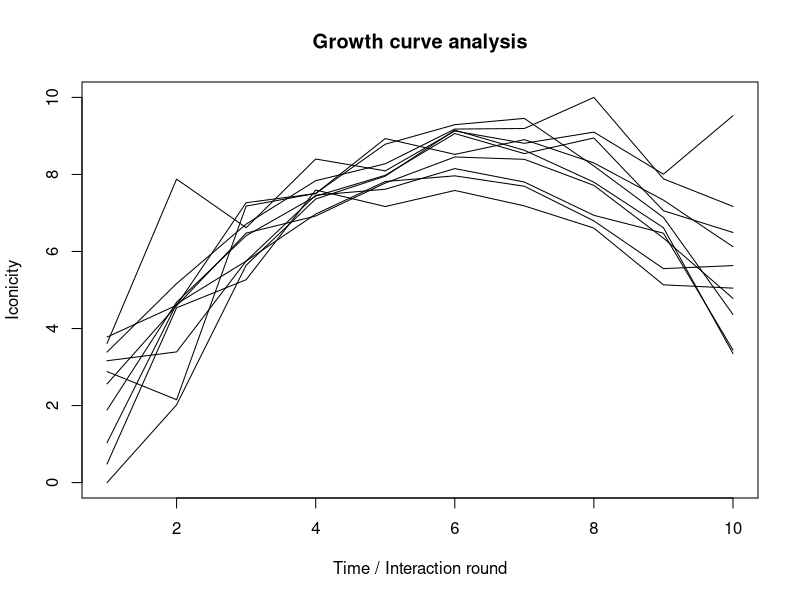
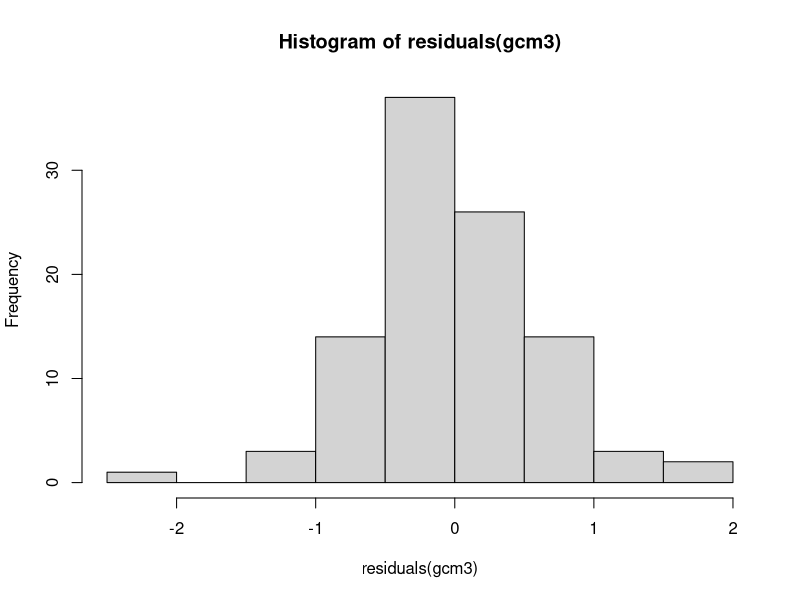
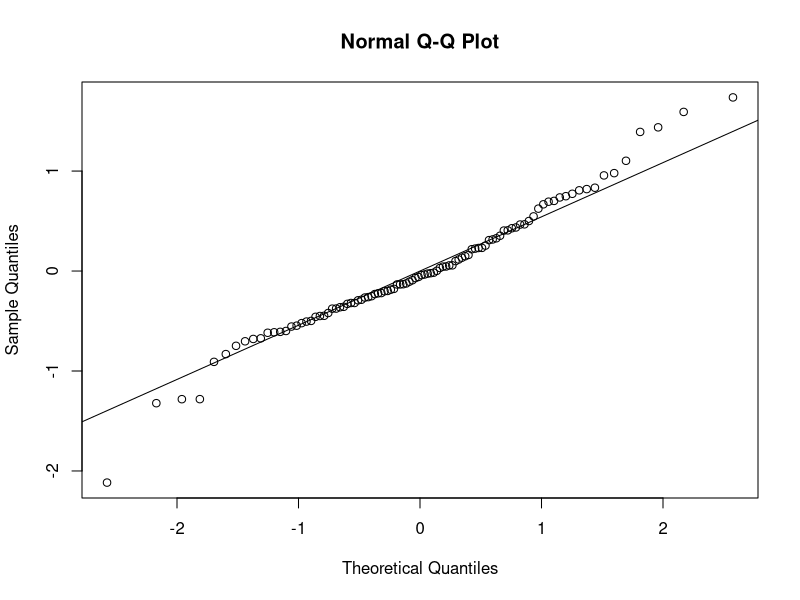
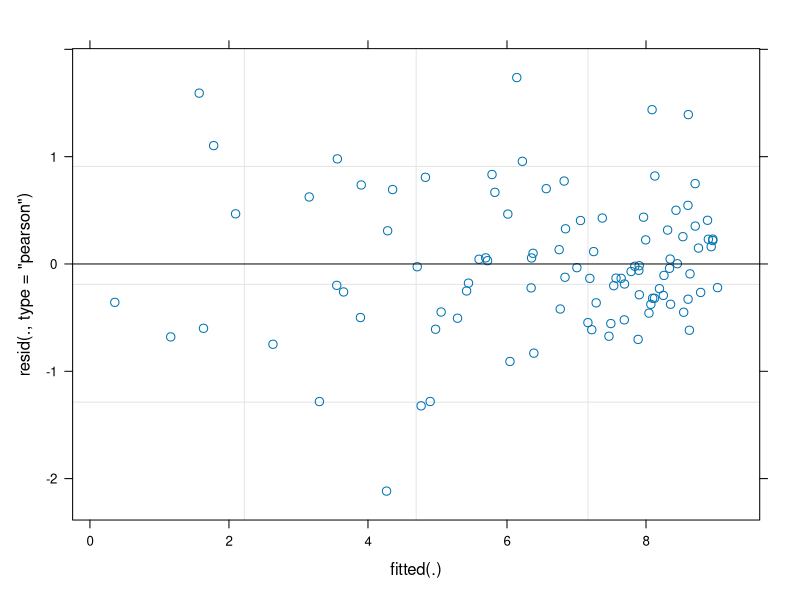
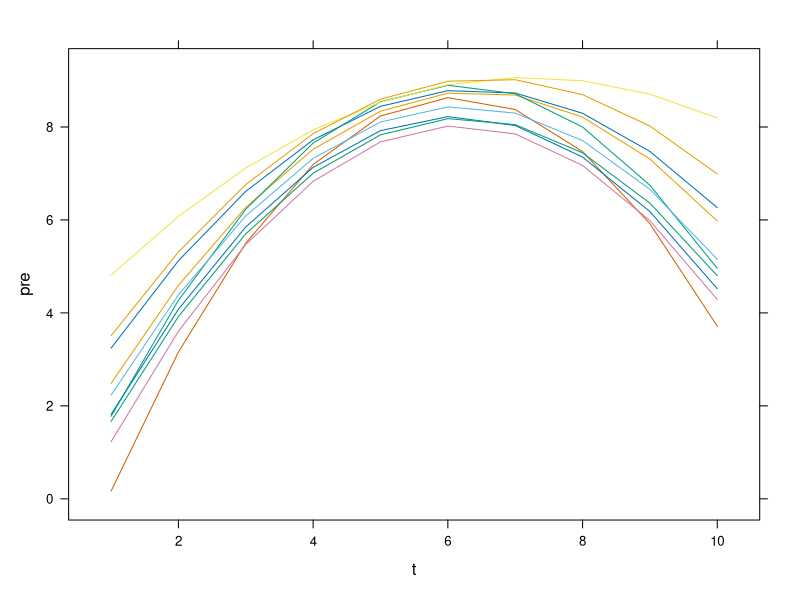
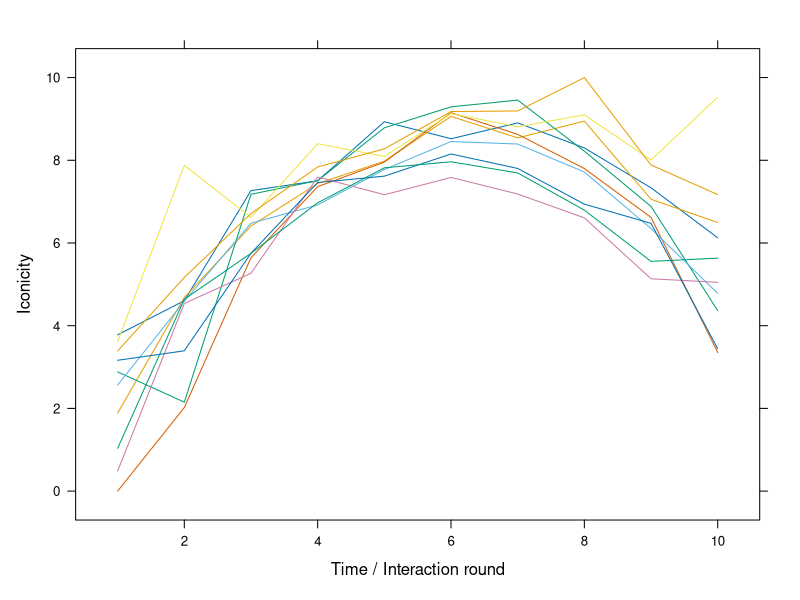
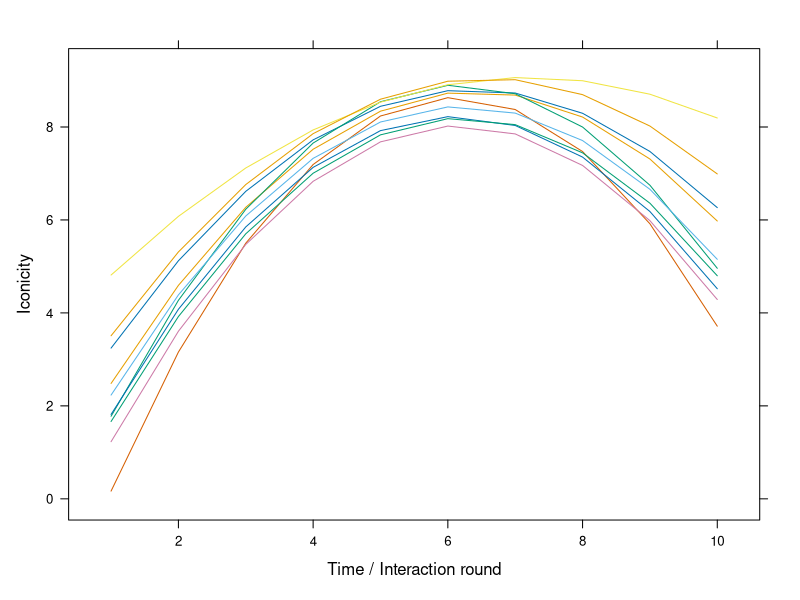
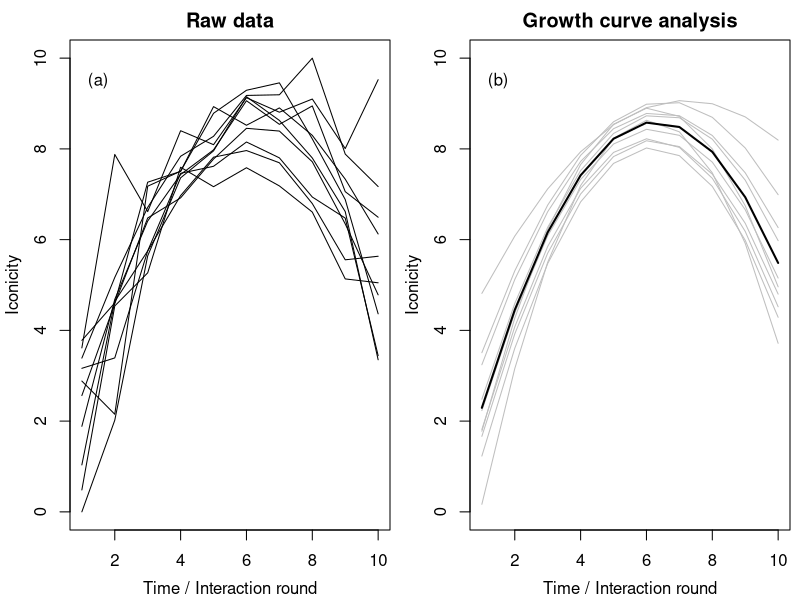

Source code (R) for these figures, in order:
# example_winter.R
#
# Example on growth curve models, taken from https://doi.org/10.1093/jole/lzv003
#
# content: (1) Read data
#          (2) Visualization of data
#          (3) Centering of variables
#          (4) Fitting models
#             (4.1) Check random effects structure
#             (4.2) Test quadratic and linear effects
#             (4.3) Check model assumptions
#             (4.4) Test higher-order polynomials 
#             (4.5) Visualization of model predictions
#
# input: example2_dyads.csv
# output:
#
# created: Nov/21/2018, NU
# last mod: Nov/21/2018, NU

setwd("C:/Users/numbach/Work Folders/Documents/Methodenseminar/2018/statistics_seminar/14_gca")

library(lme4) 
library(lattice)

#--------------- (1) Read data ---------------

dat <- read.csv("lzw003_supplementary-data/example2_dyads.csv")
dat$dyad <- as.factor(dat$dyad)

#--------------- (2) Visualization of data ---------------

plot(iconicity ~ t, dat, type="n", xlab="Time / Interaction round",
     ylab="Iconicity", main="Growth curve analysis")
for (i in levels(dat$dyad)) {
  lines(iconicity ~ t, dat[dat$dyad == i,])
}
text(0, 10, "(a)")

# using lattice
pdf("icon.pdf", width=3.375, height=3.375, pointsize=10)
#
xyplot(iconicity ~ t, dat, groups=dyad, type="l", xlab="Time / Interaction round",
     ylab="Iconicity")
#
dev.off()

#--------------- (3) Centering of variables ---------------

dat$t_c <- dat$t - mean(dat$t)

# Show that they are uncorrelated
cor(dat$t_c, dat$t_c^2)  # r = 0

# Compare to un-centered case
cor(dat$t, dat$t^2)  # r = 0.97

#--------------- (4) Fitting models ---------------

gcm1 <- lmer(iconicity ~ t_c + I(t_c^2) +                      # fixed effects
        (1 | dyad) + (0 + t_c | dyad) + (0 + I(t_c^2) | dyad), # random effects
        data=dat, REML=F)

pdf("icon-pre.pdf", width=3.375, height=3.375, pointsize=10)
#
xyplot(predict(gcm1) ~ t, dat, groups=dyad, type="l", xlab="Time / Interaction round",
     ylab="Iconicity")
#
dev.off()

#--------------- (4.1) Check random effects structure ---------------

# Create model without quadratic random slope, without linear random slope,
# and without both

gcm2 <- lmer(iconicity ~ t_c + I(t_c^2) +     # fixed effects
        (1 | dyad) + (0 + t_c | dyad),        # random effects
        data=dat, REML=F)
gcm3 <- lmer(iconicity ~ t_c + I(t_c^2) +     # fixed effects
        (1 | dyad) + (0 + I(t_c^2) | dyad),   # random effects
        data=dat, REML=F)
gcm4 <- lmer(iconicity ~ t_c + I(t_c^2) +     # fixed effects
        (1 | dyad),                           # random effects
        data=dat, REML=F)

anova(gcm4, gcm2)
# --> the model with the linear slope does not differ from the one without
# slopes; thus the linear slopes are not warranted

anova(gcm4, gcm3)
# --> the model with the quadratic slope does differ from the one without
# slopes; thus the quadratic slopes are warranted

anova(gcm3, gcm1)
# --> the model with both slopes does not differ from the one with only
# quadratic slopes, thus gcm3 is the best model

coef(gcm3) 
# --> Note that "t_c^2" is different for the different dyads and "t_c" is
# the same because we dropped the random slopes for the linear effect

#--------------- (4.2) Test quadratic and linear effects ---------------

gcm5 <- lmer(iconicity ~ 1 +                      # fixed effects
        (1 | dyad) + (0 + I(t_c^2) | dyad),       # random effects
        data=dat, REML=F)
gcm6 <- lmer(iconicity ~ t_c +                    # fixed effects
        (1 | dyad) + (0 + I(t_c^2) | dyad),       # random effects
        data=dat, REML=F)

anova(gcm5, gcm6, gcm3)

#--------------- (4.3) Check model assumptions ---------------

hist(residuals(gcm3)) # good
qqnorm(residuals(gcm3)); qqline(residuals(gcm3)) # o.k.
plot(gcm3) # o.k.

#--------------- (4.4) Test higher-order polynomials ---------------

# In this case, visualizing the data obviously revealed that a quadratic
# effect is appropriate; in other cases however, it is not obvious what
# order of polynomials is supported by the data. To demonstrate, we show
# how to choose a polynomial form for the data

poly1 <- lmer(iconicity ~ poly(t,1) + (1 | dyad), data=dat, REML=F)
poly2 <- lmer(iconicity ~ poly(t,2) + (1 | dyad), data=dat, REML=F)
poly3 <- lmer(iconicity ~ poly(t,3) + (1 | dyad), data=dat, REML=F)
poly4 <- lmer(iconicity ~ poly(t,4) + (1 | dyad), data=dat, REML=F)

anova(poly1, poly2, poly3, poly4)
# --> only the quadratic model differs significantly from the linear model
# thus there is no support for polynomials above order 2

#--------------- (4.5) Visualization of model predictions ---------------

#dat$pre <- predict(gcm3)
dat$pre <- predict(gcm1)

pdf("icon-both.pdf", width=6.5, height=3.375)
par(mfrow=1:2, mai=c(.7,.7,.4,.1), mgp=c(2.4,1,0))

plot(iconicity ~ t, dat, type="n", xlab="Time / Interaction round",
     ylab="Iconicity", main="Raw data")
for (i in levels(dat$dyad)) {
  lines(iconicity ~ t, dat[dat$dyad == i,])
}
text(1.5, 9.5, "(a)")

plot(iconicity ~ t, dat, type="n", xlab="Time / Interaction round",
     ylab="Iconicity", main="Growth curve analysis")
for (i in levels(dat$dyad)) {
  lines(pre ~ t, dat[dat$dyad == i,], col="gray")
}
# add group trend
#lines(unique(predict(gcm3, re.form=~0)) ~ I(1:10), lwd=2)
lines(unique(predict(gcm1, re.form=~0)) ~ I(1:10), lwd=2)
text(1.5, 9.5, "(b)")

dev.off()

# using lattice
xyplot(pre ~ t, dat, groups=dyad, type="l")
